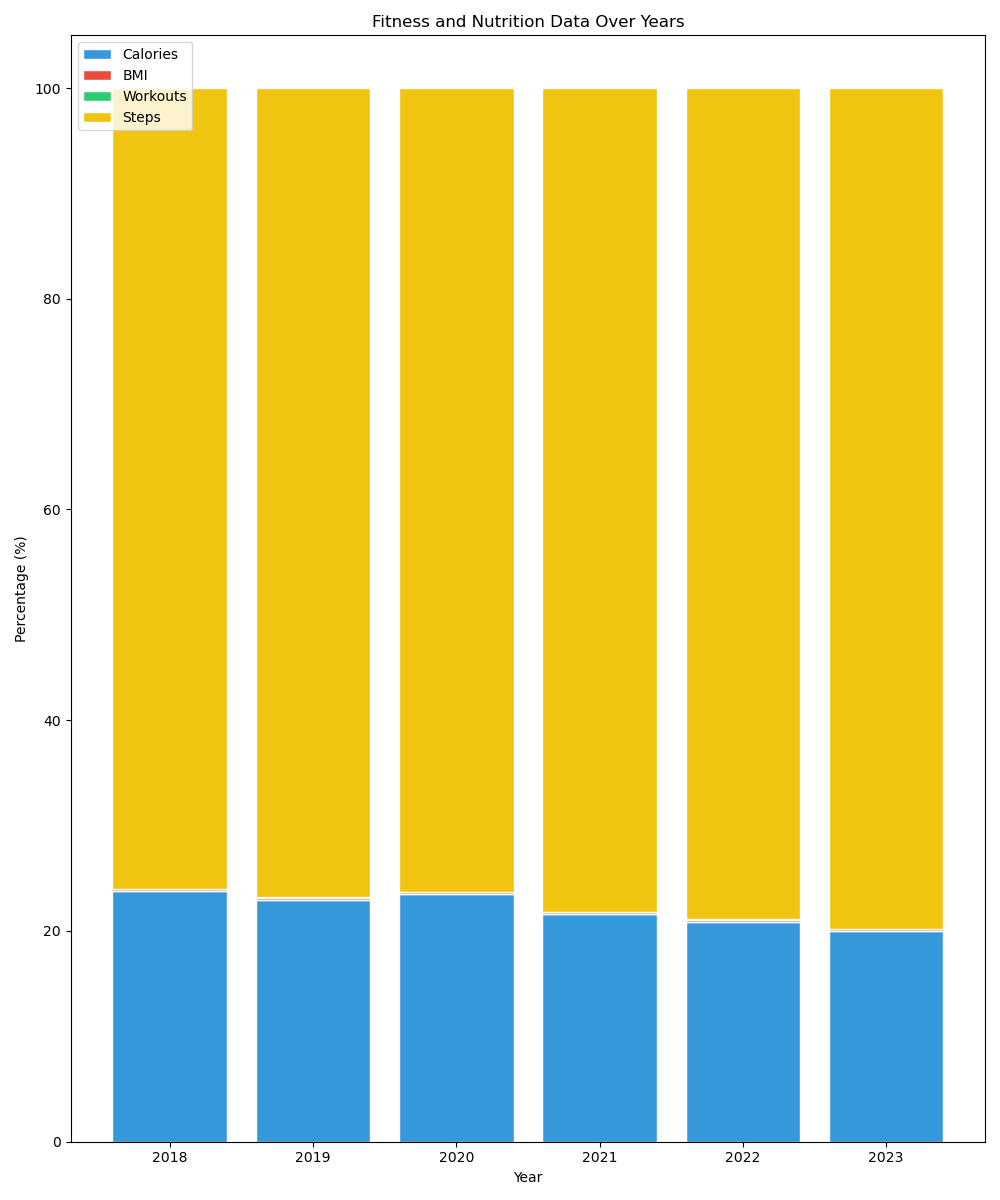

Recreate this plot in Python.

import seaborn as sns
import matplotlib.pyplot as plt
import pandas as pd

data = {
    'Year': [2018, 2019, 2020, 2021, 2022, 2023],
    'Calories': [2500, 2450, 2400, 2350, 2300, 2250],
    'BMI': [22, 23, 22.5, 21.8, 21.5, 21.2],
    'Workouts': [3, 3.5, 4, 4.2, 4.5, 5],
    'Steps': [8000, 8200, 7800, 8500, 8700, 9000]
}
df = pd.DataFrame(data)

df_pct = df.set_index('Year').apply(lambda x: x / x.sum() * 100, axis=1).reset_index()

fig, ax = plt.subplots(figsize=(10, 12))

colors = ['#3498db', '#e74c3c', '#2ecc71', '#f1c40f']

bottom = pd.Series([0] * len(df_pct))
for i, col in enumerate(df.columns[1:]):
    ax.bar(
        df_pct['Year'],
        df_pct[col],
        bottom=bottom,
        color=colors[i],
        edgecolor='white',
        width=0.8
    )
    bottom += df_pct[col]

ax.set_xlabel('Year')
ax.set_ylabel('Percentage (%)')
plt.title('Fitness and Nutrition Data Over Years')

ax.set_xticks(df_pct['Year'])
ax.set_xticklabels(df_pct['Year'], rotation=0)
ax.legend(df.columns[1:], loc='upper left')

plt.tight_layout()
plt.show()
